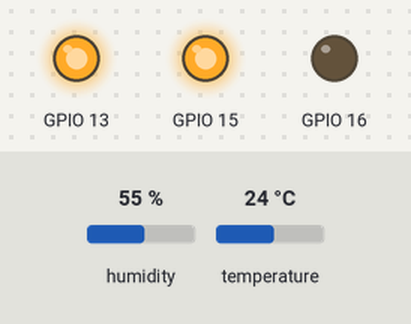
The sketch below on a simulated ESP8266 (NodeMCU). Parts: output pins drawn as LEDs (lit = HIGH). Inputs (shaded band) come from the test bench; at power-on: humidity 55 %, temperature 24 °C. WiFi joins after 1.5 s; servers stay silent unless stated; uploads are accepted with an empty reply; what the sketch prints to the serial monitor is not drawn.

Above: at 2.7 s.
2.8 s: humidity set to 69 %
6.8 s: humidity set to 72 %
At 8.4 s:
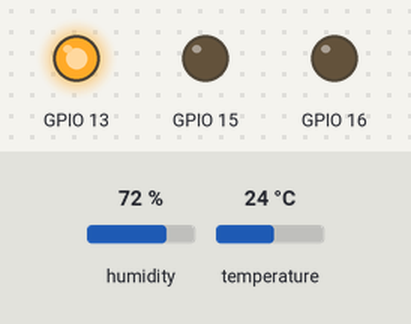
10.8 s: humidity set to 22 %
At 12.2 s:
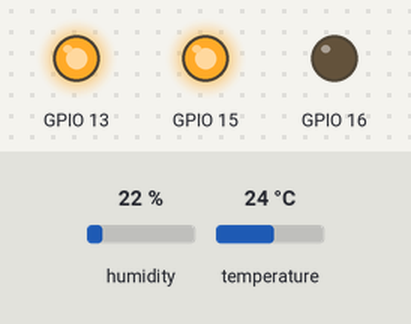
14.8 s: temperature set to 26 °C
18.8 s: temperature set to 29 °C
At 21.2 s:
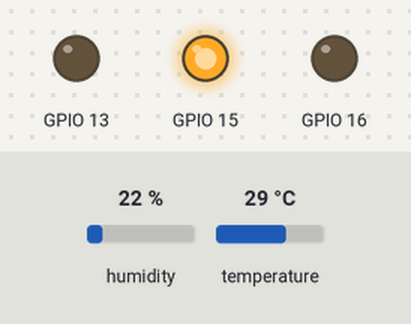
22.8 s: temperature set to 12 °C
At 25.0 s:
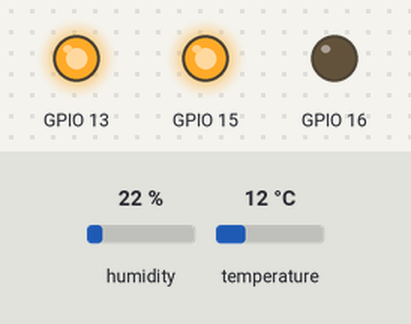
Timing chart, 0 to 26.5 s (numbered marks = the images above; inputs shaded):
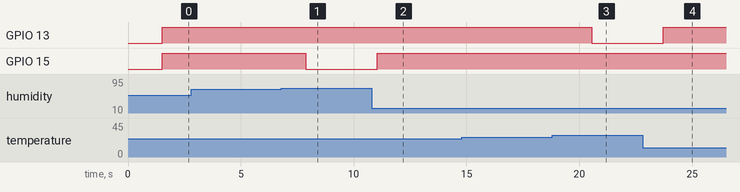

Measured:
- the behaviour switches between 70 and 71 % on humidity (found by bisection; images 0 and 1)
- the behaviour switches between 27 and 28 °C on temperature (found by bisection; images 2 and 3)
- after the input at 2.8 s, every drawn part: stays the same
- after the input at 6.8 s, GPIO 15: HIGH → LOW after 1.1 s
- after the input at 10.8 s, GPIO 15: LOW → HIGH after 0.24 s
- after the input at 14.8 s, every drawn part: stays the same
- after the input at 18.8 s, GPIO 13: HIGH → LOW after 1.8 s
- after the input at 22.8 s, GPIO 13: LOW → HIGH after 0.93 s

The sketch:

client.ino
```cpp
#include <ESP8266WiFi.h>
#include "DHT.h"
#define DHTPIN 12
#define DHTTYPE DHT11
DHT dht(DHTPIN,DHTTYPE);
WiFiClient client;
// Tạo 1 biến
const char* ssid = "Android";
const char* password = "123456789";
const char* server = "192.168.43.149";
const int port = 8000;
int Auto=1,limHum=70,limTemp=27;
void setup() {
  pinMode(16, OUTPUT);
  Serial.begin(115200);
  Serial.println("Connecting");
  WiFi.begin(ssid, password);
  while (WiFi.status() != WL_CONNECTED) {
    Serial.print(".");
    delay(100);
    }
  Serial.println("\r\nWiFi connected");
//  WiFi.softAP("votridung");
//
//  IPAddress myIP = WiFi.softAPIP();
//  Serial.print("AP IP address: ");
//  Serial.println(myIP);
}


void loop() {
  pinMode(15,OUTPUT);
  pinMode(13,OUTPUT);
   pinMode(16,OUTPUT);
  String data;
  int count=1;
  float humi = dht.readHumidity();
  float temp = dht.readTemperature();
  float f = dht.readTemperature(true);
  if (isnan(temp) || isnan(humi)) {

Serial.println("Failed to read from DHT sensor!");

return;
  }
  if(Auto==1){
    if(temp>limTemp)
      digitalWrite(13,LOW);
    else
      digitalWrite(13,HIGH);
    if(humi>limHum)
      digitalWrite(15,LOW);
    else
      digitalWrite(15,HIGH);
  }
  if (client.connect(server, port)) {
String req_uri = "/update?temp=" + String(temp, 1) + "&humd=" + String(humi, 1);

  client.print("GET " + req_uri + " HTTP/1.1\n" + "Host: "+ server +"\n" + "Connection: close\n" + "Content-Length:0\n" +"\n\n");
  Serial.printf("Nhiet do %s - Do am %s\r\n", String(temp, 1).c_str(), String(humi, 1).c_str());
  delay(100);
  }
  client.stop();
  if (client.connect(server, port)) {
    String  req_uri = "/getmode";
    client.print("GET " + req_uri + " HTTP/1.1\n" + "Host: "+ server +"\n" + "Connection: close\n" + "Content-Length:0\n" +"\n\n");
    delay(10);
    while(client.available()){
      String line = client.readStringUntil('\r');
      count++;
      if(count == 9){
        data=line;
        Serial.println(data);
        int num=data.toInt();
        Auto = num/100000;
        limHum=num%100;
        limTemp=(num/100)%100;
        Serial.println(limTemp);
        Serial.println(limHum);
        if(Auto == 0){
          Serial.println((num/10000)%10);
          if((num/10000)%10==0){
            digitalWrite(16,LOW);

          }
          else
            digitalWrite(16,HIGH);
        }
      }
    }
  }
  client.stop();
}
```
